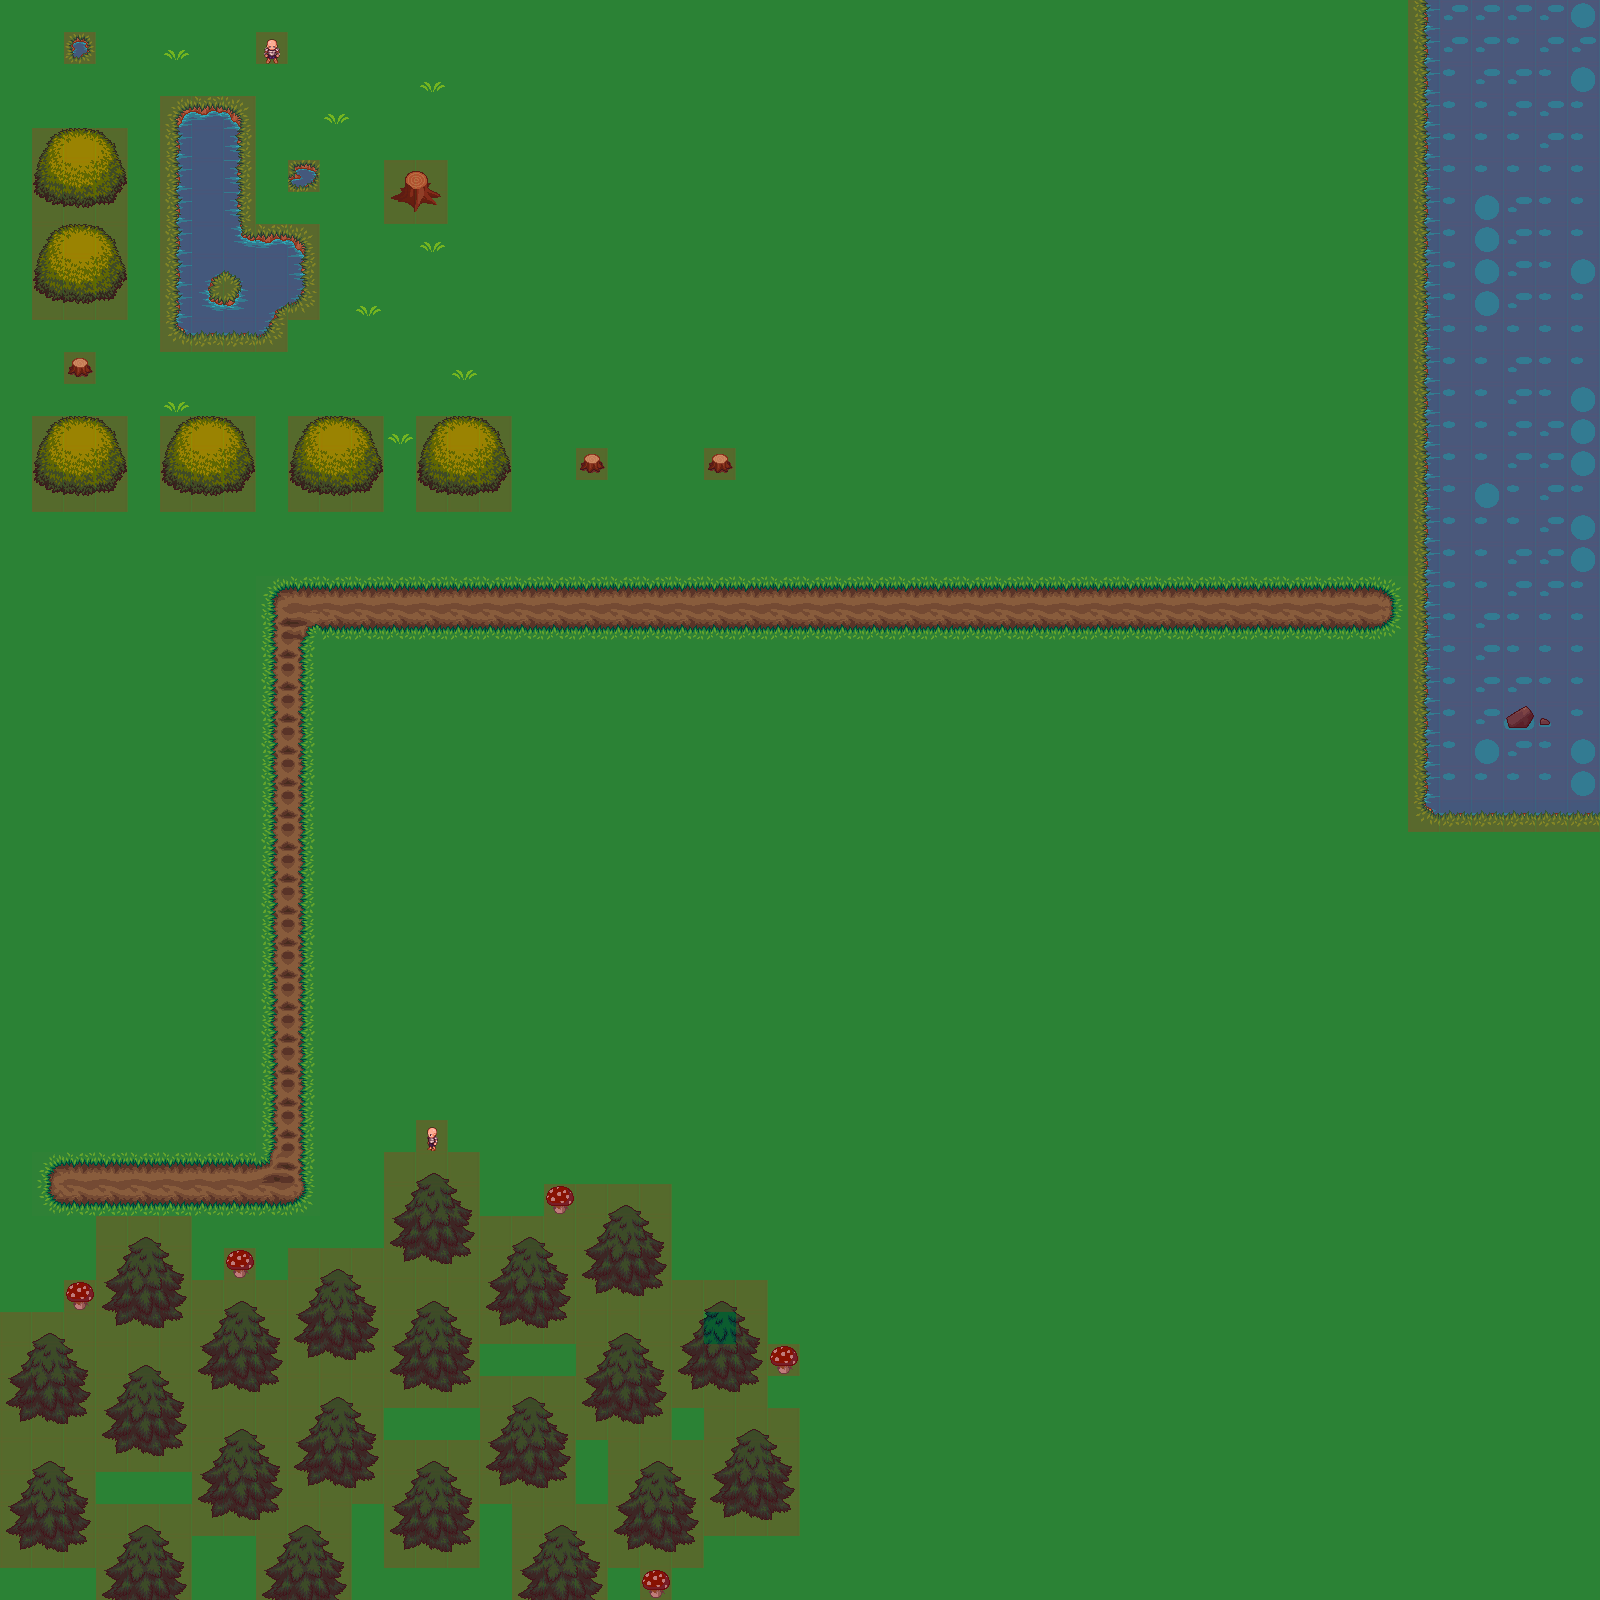

A 2D game scene composited from a Tiled map and its tileset images. What follows is a short description and the map's XML, with each tile layer's data collapsed to a summary:
An orthogonal 50x50 tile map with 32x32 px tiles, 4 tile layers (Background, Decorations, NPC, Metadata), 4 tilesets and 3 objects (SpawnPoint).

<map version="1.0" orientation="orthogonal" width="50" height="50" tilewidth="32" tileheight="32">
 <tileset firstgid="1" name="terrain_atlas" tilewidth="32" tileheight="32">
  <image source="terrain_atlas.png" width="1024" height="1024" />
 </tileset>
 <tileset firstgid="1025" name="obj_misk_atlas" tilewidth="32" tileheight="32">
  <image source="obj_misk_atlas.png" width="1024" height="1024" />
 </tileset>
 <tileset firstgid="2049" name="meta_tiles" tilewidth="32" tileheight="32">
  <image source="meta_tiles.png" width="64" height="32" />
  <tile id="0">
   <properties>
    <property name="collidable" value="true" />
   </properties>
  </tile>
 </tileset>
 <tileset firstgid="2051" name="soldier" tilewidth="32" tileheight="32">
  <properties>
   <property name="npc" value="true" />
  </properties>
  <image source="soldier.png" width="288" height="128" />
  <tile id="18">
   <properties>
    <property name="npc" value="true" />
   </properties>
  </tile>
 </tileset>
 <layer name="Background" width="50" height="50">
  <data>[2500 cells, 2500 non-empty, 32 distinct tile ids]</data>
 </layer>
 <layer name="Decorations" width="50" height="50">
  <data>[2500 cells, 315 non-empty, 28 distinct tile ids]</data>
 </layer>
 <objectgroup name="PlayerSpawnPoint" width="50" height="50">
  <object name="SpawnPoint" x="357" y="1190" width="21" height="20" />
 </objectgroup>
 <layer name="NPC" width="50" height="50">
  <data>[2500 cells, 2 non-empty, 2 distinct tile ids]</data>
 </layer>
 <layer name="Metadata" width="50" height="50">
  <data>[2500 cells, 498 non-empty, 1 distinct tile ids]</data>
 </layer>
 <objectgroup name="MonsterSpawnPoints" width="50" height="50">
  <object x="297" y="103" width="19" height="18" />
  <object x="841" y="1480" width="18" height="19" />
 </objectgroup>
</map>
